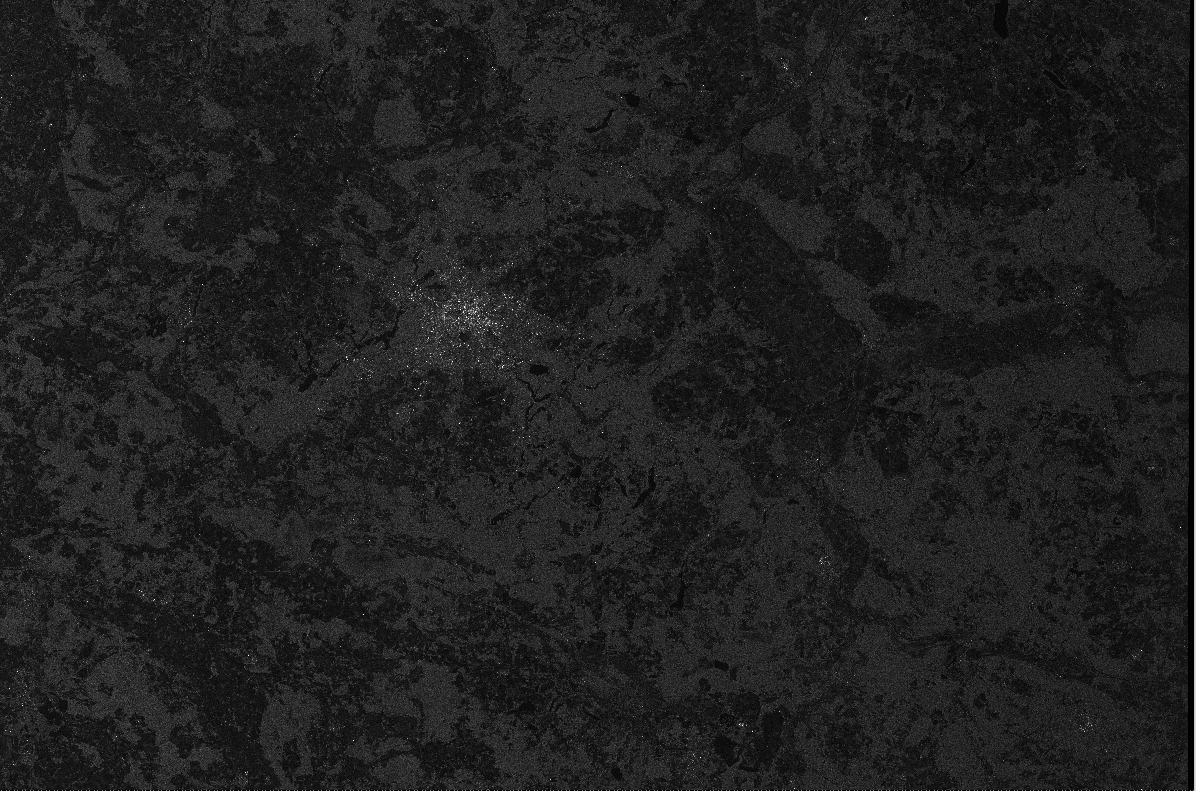
#> input picture s1a_comparison_org.png, 1196 x 791 px
$ jupyter execute --allow-errors 'Interstellar Challenge.ipynb'   (shell and % lines are left out)   (older library calls are emulated)
#> lines starting #> are read from the running program, lines starting #| are printed output that depends on the picture
[cell 1]
import cv2
import numpy as np
from glob import glob
import os
import tifffile as tiff # for reading .TIFF files
import glymur as glm # for reading .JP2 files (needs openjpeg)
import matplotlib.pyplot as plt

[cell 2]
data_folders = glob('data' + os.sep + '*')

Here we will begin by analyzing images captured by the SAR (Synthetic Aperture Radar) satellites. The SAR data presented herein contains images taken in 2 polarization modes -

1. VV - Vertical Transmit, Vertical Receive : Same polarization like this can help distinguish same surfaces having different states (like capillary waves in water bodies)

2. VH - Vertical Transmit, Horizontal Receive : Cross-polarisation like this is useful when volume (multiple) scattering occurs. It can allow the separation of soil and vegetation and of forest and non-forest.

Here, we will try to utilize their natures to find water body masks from the radar images.

[cell 3]
# ---------------------SAR (Synthetic Aperture Radar) PROCESSING--------------------- #

sentinel_1_SAR_folders = [d for d in data_folders if 'S1' in d]

#> (the rest of this cell did not finish here and is left out)

Analyzing SAR images from 08/2018-

[cell 4]
# Performs exploratory data analysis by performing image addition,
# subtraction, & multiplication. Only useful for observing patterns
# manually and making algorithms.
# [48 lines left out: function sar_image_analyze_explore, not called in this run]

def force_makedir(dir):
    if not os.path.isdir(dir):
        os.makedirs(dir)

#> (a cell that did not finish here is left out)

Water bodies are very reflective surfaces. They tend to completely reflect all the radar energy away from them at an angle equal to the incidence anglemaking them appear dark in both VH & VV images. The same applies to smooth surfaces like runways etc.

Here, we will be highlighting water bodies and airport runway stretches which is otherwise, less observed in the original radar images.

We shall do this by multiplying the VH & VV images and thresholding the resulting image at the mean - standard_deviation of all of its pixels.

After performing some cleaning an dpost-processing on this image, the water bodies become apparent.

[cell 6]
# [6 lines left out: function find_waterish_surface_mask, not called in this run]

#> (a cell that did not finish here is left out)

#> (a cell that did not finish here is left out)

#> (a cell that did not finish here is left out)

This image doesn't visually reveal too much as there is significant downsampling happening over here (more than 90% of the pixels are lost). Therefore, screenshots of the results will be shown for better visibility.

Now we shall clean this image of noisy spots with the following method -

[cell 10]
# [27 lines left out: function sar_water_mask_postprocess, not called in this run]

#> (a cell that did not finish here is left out)

[cell 12]
# [4 lines left out: function u16_to_u8, not called in this run]

#> (a cell that did not finish here is left out)

A side-by-side baked visualization of the results is shown below-

[cell 14]
im = cv2.imread('s1a_comparison_org.png')
#> im is the input picture: shape (791, 1196, 3); min 0, max 255, mean 32.1
plt.imshow(im)
plt.show()

This is the original image

[cell 15]
im = cv2.imread('s1a_comparison_watermask.png')
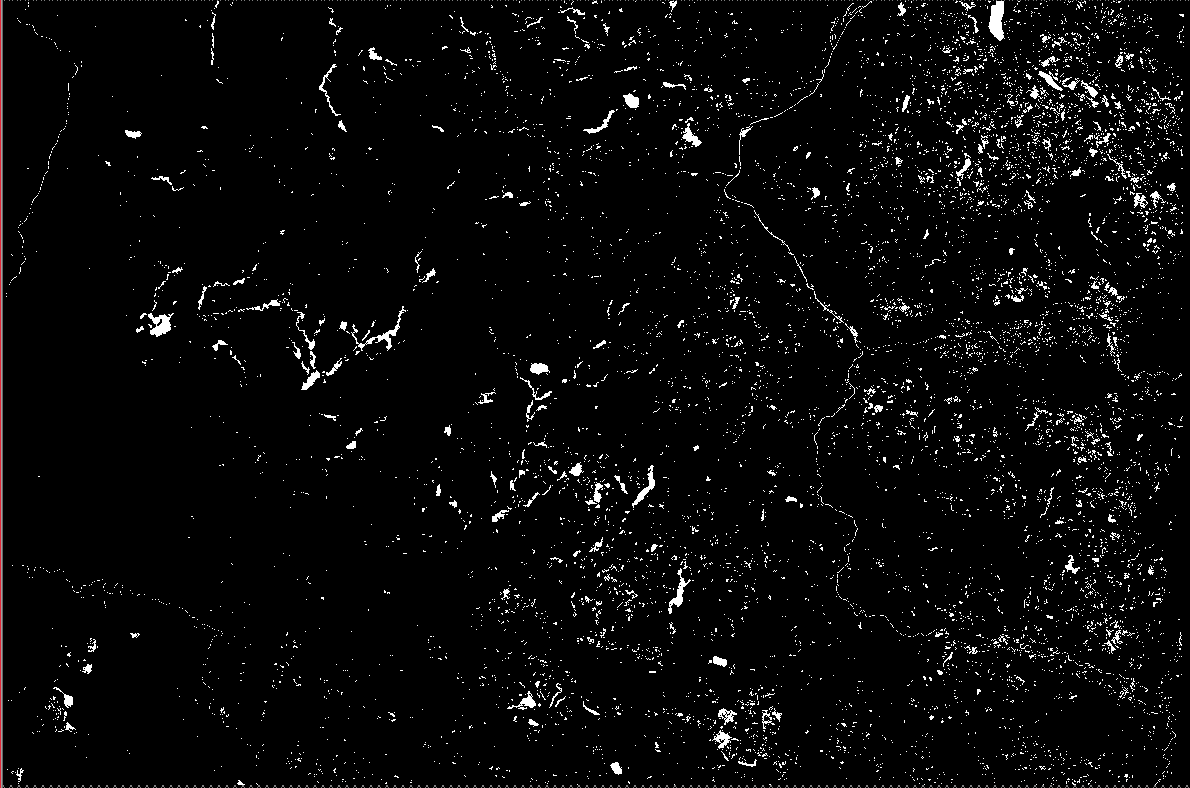
#> input picture s1a_comparison_watermask.png, 1190 x 788 px
#> im is the input picture: shape (788, 1190, 3); mean B, G, R 8.8, 8.8, 9
plt.imshow(im)
plt.show()

This is the watermask extracted. Although there isn't too much of a quality improvement, it is more visible. For better comparison, please see the files 's1a_comparison_org.png' and 's1a_comparison_watermask.png' representing the original and the watermask extracted images respectively.

Now we shall process the other radar image from 09/2018-

[cell 16]
# Putting all the above methods in to one function

# [11 lines left out: function sar_image_process, not called in this run]

#> (a cell that did not finish here is left out)

#> (a cell that did not finish here is left out)

As this again doesn't reveal much visually, the baked results are presented below -

[cell 19]
im = cv2.imread('s1b_comparison_org.png')
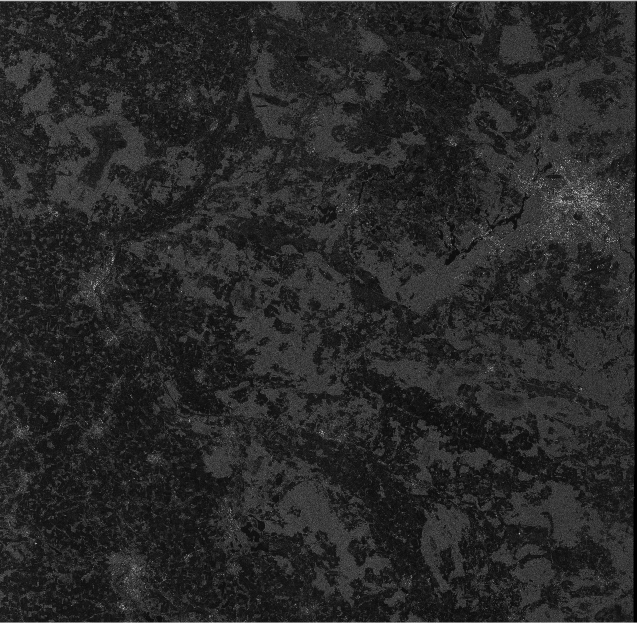
#> input picture s1b_comparison_org.png, 1274 x 1246 px (shown at 1/2 size)
#> im is the input picture: shape (1246, 1274, 3); min 0, max 255, mean 40.1
plt.imshow(im)
plt.show()

This is the original image

[cell 20]
im = cv2.imread('s1b_comparison_watermask.png')
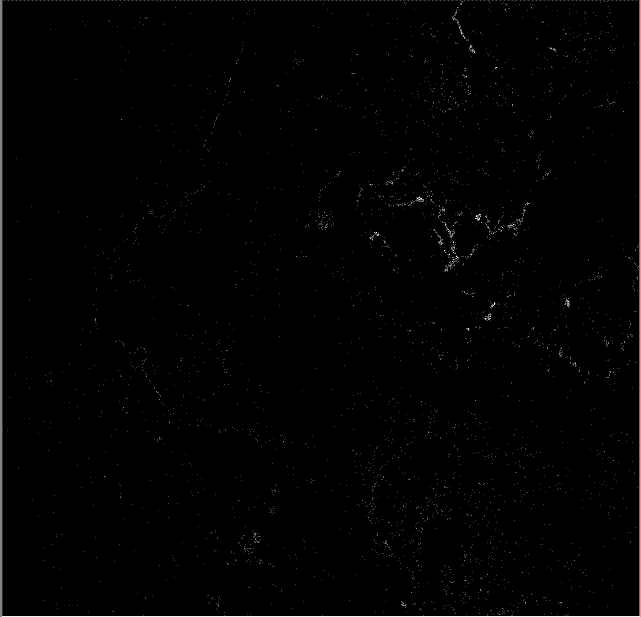
#> input picture s1b_comparison_watermask.png, 1282 x 1234 px (shown at 1/2 size)
#> im is the input picture: shape (1234, 1282, 3); mean B, G, R 2.1, 2.1, 2.3
plt.imshow(im)
plt.show()
